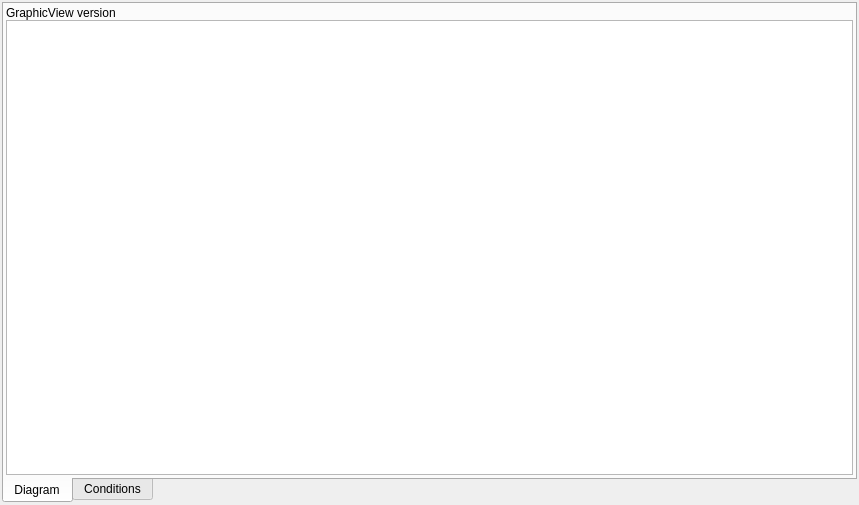
<?xml version="1.0" encoding="UTF-8"?>
<ui version="4.0">
 <class>fileVpzView</class>
 <widget class="QWidget" name="fileVpzView">
  <property name="geometry">
   <rect>
    <x>0</x>
    <y>0</y>
    <width>859</width>
    <height>505</height>
   </rect>
  </property>
  <property name="windowTitle">
   <string>Form</string>
  </property>
  <layout class="QGridLayout" name="gridLayout">
   <property name="margin">
    <number>2</number>
   </property>
   <property name="spacing">
    <number>2</number>
   </property>
   <item row="0" column="0">
    <widget class="QTabWidget" name="tabWidget">
     <property name="styleSheet">
      <string notr="true"/>
     </property>
     <property name="tabPosition">
      <enum>QTabWidget::South</enum>
     </property>
     <property name="currentIndex">
      <number>0</number>
     </property>
     <widget class="QWidget" name="tabDiag">
      <attribute name="title">
       <string>Diagram</string>
      </attribute>
      <layout class="QVBoxLayout" name="verticalLayout">
       <property name="spacing">
        <number>0</number>
       </property>
       <property name="margin">
        <number>2</number>
       </property>
       <item>
        <widget class="QStackedWidget" name="stackedWidget">
         <property name="currentIndex">
          <number>0</number>
         </property>
         <widget class="QWidget" name="page_2">
          <layout class="QGridLayout" name="gridLayout_4">
           <property name="margin">
            <number>0</number>
           </property>
           <property name="spacing">
            <number>0</number>
           </property>
           <item row="1" column="0">
            <widget class="QGraphicsView" name="graphicView"/>
           </item>
           <item row="0" column="0">
            <widget class="QLabel" name="label">
             <property name="text">
              <string>GraphicView version</string>
             </property>
            </widget>
           </item>
          </layout>
         </widget>
         <widget class="QWidget" name="page">
          <layout class="QGridLayout" name="gridLayout_3">
           <property name="margin">
            <number>0</number>
           </property>
           <property name="spacing">
            <number>0</number>
           </property>
           <item row="0" column="0">
            <widget class="QScrollArea" name="diag">
             <property name="widgetResizable">
              <bool>true</bool>
             </property>
             <property name="alignment">
              <set>Qt::AlignLeading|Qt::AlignLeft|Qt::AlignTop</set>
             </property>
             <widget class="QWidget" name="diagContent">
              <property name="geometry">
               <rect>
                <x>0</x>
                <y>0</y>
                <width>845</width>
                <height>458</height>
               </rect>
              </property>
              <layout class="QVBoxLayout" name="verticalLayout_6">
               <property name="spacing">
                <number>0</number>
               </property>
               <property name="leftMargin">
                <number>0</number>
               </property>
               <property name="topMargin">
                <number>0</number>
               </property>
               <property name="rightMargin">
                <number>5</number>
               </property>
               <property name="bottomMargin">
                <number>5</number>
               </property>
              </layout>
             </widget>
            </widget>
           </item>
          </layout>
         </widget>
        </widget>
       </item>
      </layout>
     </widget>
     <widget class="QWidget" name="tabExp">
      <property name="autoFillBackground">
       <bool>true</bool>
      </property>
      <attribute name="title">
       <string>Conditions</string>
      </attribute>
      <layout class="QVBoxLayout" name="verticalLayout_2">
       <item>
        <widget class="QSplitter" name="splitter">
         <property name="sizePolicy">
          <sizepolicy hsizetype="Expanding" vsizetype="Expanding">
           <horstretch>0</horstretch>
           <verstretch>0</verstretch>
          </sizepolicy>
         </property>
         <property name="orientation">
          <enum>Qt::Horizontal</enum>
         </property>
         <widget class="QTreeWidget" name="expTree">
          <property name="maximumSize">
           <size>
            <width>200</width>
            <height>16777215</height>
           </size>
          </property>
          <column>
           <property name="text">
            <string notr="true">Parameters tree</string>
           </property>
          </column>
         </widget>
         <widget class="QWidget" name="verticalLayoutWidget">
          <layout class="QVBoxLayout" name="tabExpRightLayout">
           <item>
            <widget class="QTreeWidget" name="paramTree">
             <property name="enabled">
              <bool>false</bool>
             </property>
             <attribute name="headerDefaultSectionSize">
              <number>60</number>
             </attribute>
             <column>
              <property name="text">
               <string>Parameter</string>
              </property>
             </column>
             <column>
              <property name="text">
               <string>Type</string>
              </property>
             </column>
            </widget>
           </item>
           <item>
            <widget class="QGroupBox" name="groupBox">
             <property name="autoFillBackground">
              <bool>true</bool>
             </property>
             <property name="title">
              <string>Detail and values</string>
             </property>
             <layout class="QVBoxLayout" name="verticalLayout_3">
              <property name="margin">
               <number>5</number>
              </property>
              <item>
               <widget class="QStackedWidget" name="editValuesStack">
                <property name="currentIndex">
                 <number>0</number>
                </property>
                <widget class="QWidget" name="pageBlank"/>
                <widget class="QWidget" name="pageSimpleValues">
                 <layout class="QVBoxLayout" name="verticalLayout_4">
                  <item>
                   <layout class="QGridLayout" name="gridLayout_5">
                    <item row="0" column="1">
                     <layout class="QHBoxLayout" name="horizontalLayout_2">
                      <item>
                       <widget class="QComboBox" name="editSimpleBoolean">
                        <item>
                         <property name="text">
                          <string>-</string>
                         </property>
                        </item>
                        <item>
                         <property name="text">
                          <string>true</string>
                         </property>
                        </item>
                        <item>
                         <property name="text">
                          <string>false</string>
                         </property>
                        </item>
                       </widget>
                      </item>
                      <item>
                       <spacer name="horizontalSpacer_2">
                        <property name="orientation">
                         <enum>Qt::Horizontal</enum>
                        </property>
                        <property name="sizeHint" stdset="0">
                         <size>
                          <width>40</width>
                          <height>20</height>
                         </size>
                        </property>
                       </spacer>
                      </item>
                     </layout>
                    </item>
                    <item row="2" column="1">
                     <widget class="QLineEdit" name="editSimpleInteger"/>
                    </item>
                    <item row="3" column="0">
                     <widget class="QLabel" name="label_2">
                      <property name="text">
                       <string>String value :</string>
                      </property>
                      <property name="alignment">
                       <set>Qt::AlignRight|Qt::AlignTrailing|Qt::AlignVCenter</set>
                      </property>
                     </widget>
                    </item>
                    <item row="3" column="1">
                     <widget class="QLineEdit" name="editSimpleString"/>
                    </item>
                    <item row="2" column="0">
                     <widget class="QLabel" name="label_3">
                      <property name="text">
                       <string>Integer value :</string>
                      </property>
                      <property name="alignment">
                       <set>Qt::AlignRight|Qt::AlignTrailing|Qt::AlignVCenter</set>
                      </property>
                     </widget>
                    </item>
                    <item row="0" column="0">
                     <widget class="QLabel" name="label_4">
                      <property name="text">
                       <string>Boolean value :</string>
                      </property>
                      <property name="alignment">
                       <set>Qt::AlignRight|Qt::AlignTrailing|Qt::AlignVCenter</set>
                      </property>
                     </widget>
                    </item>
                    <item row="1" column="0">
                     <widget class="QLabel" name="label_5">
                      <property name="text">
                       <string>Double value :</string>
                      </property>
                      <property name="alignment">
                       <set>Qt::AlignRight|Qt::AlignTrailing|Qt::AlignVCenter</set>
                      </property>
                     </widget>
                    </item>
                    <item row="1" column="1">
                     <widget class="QLineEdit" name="editSimpleDouble"/>
                    </item>
                   </layout>
                  </item>
                  <item>
                   <spacer name="verticalSpacer">
                    <property name="orientation">
                     <enum>Qt::Vertical</enum>
                    </property>
                    <property name="sizeHint" stdset="0">
                     <size>
                      <width>20</width>
                      <height>40</height>
                     </size>
                    </property>
                   </spacer>
                  </item>
                  <item>
                   <layout class="QHBoxLayout" name="horizontalLayout_5">
                    <item>
                     <spacer name="horizontalSpacer">
                      <property name="orientation">
                       <enum>Qt::Horizontal</enum>
                      </property>
                      <property name="sizeHint" stdset="0">
                       <size>
                        <width>40</width>
                        <height>20</height>
                       </size>
                      </property>
                     </spacer>
                    </item>
                    <item>
                     <widget class="QPushButton" name="butEditSimpleCancel">
                      <property name="text">
                       <string>Cancel</string>
                      </property>
                     </widget>
                    </item>
                    <item>
                     <widget class="QPushButton" name="butEditSimpleSave">
                      <property name="text">
                       <string>Save</string>
                      </property>
                      <property name="default">
                       <bool>true</bool>
                      </property>
                     </widget>
                    </item>
                   </layout>
                  </item>
                 </layout>
                </widget>
                <widget class="QWidget" name="pageList">
                 <layout class="QVBoxLayout" name="verticalLayout_8">
                  <item>
                   <widget class="QListWidget" name="paramValueList"/>
                  </item>
                 </layout>
                </widget>
                <widget class="QWidget" name="pageTable">
                 <layout class="QVBoxLayout" name="verticalLayout_5">
                  <item>
                   <layout class="QHBoxLayout" name="horizontalLayout_4">
                    <item>
                     <widget class="QLabel" name="label_6">
                      <property name="text">
                       <string>Columns</string>
                      </property>
                     </widget>
                    </item>
                    <item>
                     <widget class="QLineEdit" name="paramValueTableCols"/>
                    </item>
                    <item>
                     <widget class="QLabel" name="label_7">
                      <property name="text">
                       <string>Rows</string>
                      </property>
                     </widget>
                    </item>
                    <item>
                     <widget class="QLineEdit" name="paramValueTableRows"/>
                    </item>
                    <item>
                     <spacer name="horizontalSpacer_3">
                      <property name="orientation">
                       <enum>Qt::Horizontal</enum>
                      </property>
                      <property name="sizeHint" stdset="0">
                       <size>
                        <width>40</width>
                        <height>20</height>
                       </size>
                      </property>
                     </spacer>
                    </item>
                    <item>
                     <widget class="QPushButton" name="butParamTableChange">
                      <property name="text">
                       <string>Update</string>
                      </property>
                     </widget>
                    </item>
                   </layout>
                  </item>
                  <item>
                   <widget class="QTableWidget" name="paramValueTable">
                    <property name="rowCount">
                     <number>1</number>
                    </property>
                    <property name="columnCount">
                     <number>1</number>
                    </property>
                    <attribute name="horizontalHeaderVisible">
                     <bool>false</bool>
                    </attribute>
                    <attribute name="verticalHeaderVisible">
                     <bool>false</bool>
                    </attribute>
                    <row>
                     <property name="text">
                      <string>New Row</string>
                     </property>
                    </row>
                    <column>
                     <property name="text">
                      <string>New Column</string>
                     </property>
                    </column>
                   </widget>
                  </item>
                 </layout>
                </widget>
                <widget class="QWidget" name="pageText">
                 <layout class="QVBoxLayout" name="verticalLayout_7">
                  <item>
                   <widget class="QTextEdit" name="paramValueText"/>
                  </item>
                  <item>
                   <layout class="QHBoxLayout" name="horizontalLayout_3">
                    <item>
                     <spacer name="horizontalSpacer_4">
                      <property name="orientation">
                       <enum>Qt::Horizontal</enum>
                      </property>
                      <property name="sizeHint" stdset="0">
                       <size>
                        <width>40</width>
                        <height>20</height>
                       </size>
                      </property>
                     </spacer>
                    </item>
                    <item>
                     <widget class="QPushButton" name="butParamTextChange">
                      <property name="text">
                       <string>Update</string>
                      </property>
                     </widget>
                    </item>
                   </layout>
                  </item>
                 </layout>
                </widget>
               </widget>
              </item>
             </layout>
            </widget>
           </item>
          </layout>
         </widget>
        </widget>
       </item>
      </layout>
     </widget>
    </widget>
   </item>
  </layout>
 </widget>
 <resources/>
 <connections/>
</ui>
